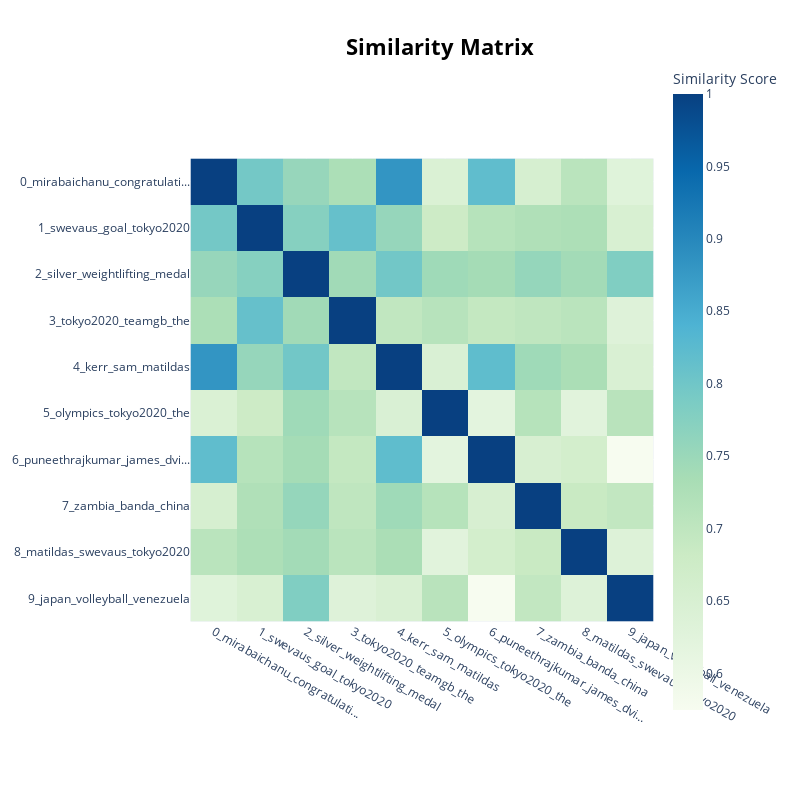

This figure's notebook cell:
### Code cell
new_model.visualize_heatmap()

### Figure 1 — Plotly figure (JSON) as saved in the notebook; plotly's stock layout.template omitted (floating-point values rounded to 4 significant figures)
{"data": [{"coloraxis": "coloraxis", "hovertemplate": "x: %{x}<br>y: %{y}<br>Similarity Score: %{z}<extra></extra>", "name": "0", "type": "heatmap", "x": ["0_mirabaichanu_congratulati...", "1_swevaus_goal_tokyo2020", "2_silver_weightlifting_medal", "3_tokyo2020_teamgb_the", "4_kerr_sam_matildas", "5_olympics_tokyo2020_the", "6_puneethrajkumar_james_dvi...", "7_zambia_banda_china", "8_matildas_swevaus_tokyo2020", "9_japan_volleyball_venezuela"], "xaxis": "x", "y": ["0_mirabaichanu_congratulati...", "1_swevaus_goal_tokyo2020", "2_silver_weightlifting_medal", "3_tokyo2020_teamgb_the", "4_kerr_sam_matildas", "5_olympics_tokyo2020_the", "6_puneethrajkumar_james_dvi...", "7_zambia_banda_china", "8_matildas_swevaus_tokyo2020", "9_japan_volleyball_venezuela"], "yaxis": "y", "z": [[1.0, 0.7962, 0.7546, 0.728, 0.8819, 0.644, 0.8189, 0.6543, 0.7077, 0.6296], [0.7962, 1.0, 0.7748, 0.812, 0.7551, 0.6784, 0.7131, 0.7228, 0.7269, 0.6486], [0.7546, 0.7748, 1.0, 0.7425, 0.7976, 0.7451, 0.7383, 0.7571, 0.74, 0.781], [0.728, 0.812, 0.7425, 1.0, 0.6973, 0.7117, 0.6929, 0.7003, 0.7082, 0.6319], [0.8819, 0.7551, 0.7976, 0.6973, 1.0, 0.646, 0.8199, 0.7448, 0.7304, 0.6468], [0.644, 0.6784, 0.7451, 0.7117, 0.646, 1.0, 0.6214, 0.7131, 0.6251, 0.7097], [0.8189, 0.7131, 0.7383, 0.6929, 0.8199, 0.6214, 1.0, 0.6531, 0.6634, 0.5747], [0.6543, 0.7228, 0.7571, 0.7003, 0.7448, 0.7131, 0.6531, 1.0, 0.6862, 0.696], [0.7077, 0.7269, 0.74, 0.7082, 0.7304, 0.6251, 0.6634, 0.6862, 1.0, 0.6357], [0.6296, 0.6486, 0.781, 0.6319, 0.6468, 0.7097, 0.5747, 0.696, 0.6357, 1.0]]}], "layout": {"coloraxis": {"colorbar": {"title": {"text": "Similarity Score"}}, "colorscale": [[0, "rgb(247,252,240)"], [0.125, "rgb(224,243,219)"], [0.25, "rgb(204,235,197)"], [0.375, "rgb(168,221,181)"], [0.5, "rgb(123,204,196)"], [0.625, "rgb(78,179,211)"], [0.75, "rgb(43,140,190)"], [0.875, "rgb(8,104,172)"], [1, "rgb(8,64,129)"]]}, "height": 800, "hoverlabel": {"bgcolor": "white", "font": {"family": "Rockwell", "size": 16}}, "legend": {"title": {"text": "Trend"}}, "margin": {"t": 60}, "showlegend": true, "title": {"font": {"color": "Black", "size": 22}, "text": "<b>Similarity Matrix", "x": 0.55, "xanchor": "center", "y": 0.95, "yanchor": "top"}, "width": 800, "xaxis": {"anchor": "y", "constrain": "domain", "domain": [0, 1], "scaleanchor": "y"}, "yaxis": {"anchor": "x", "autorange": "reversed", "constrain": "domain", "domain": [0, 1]}}}
